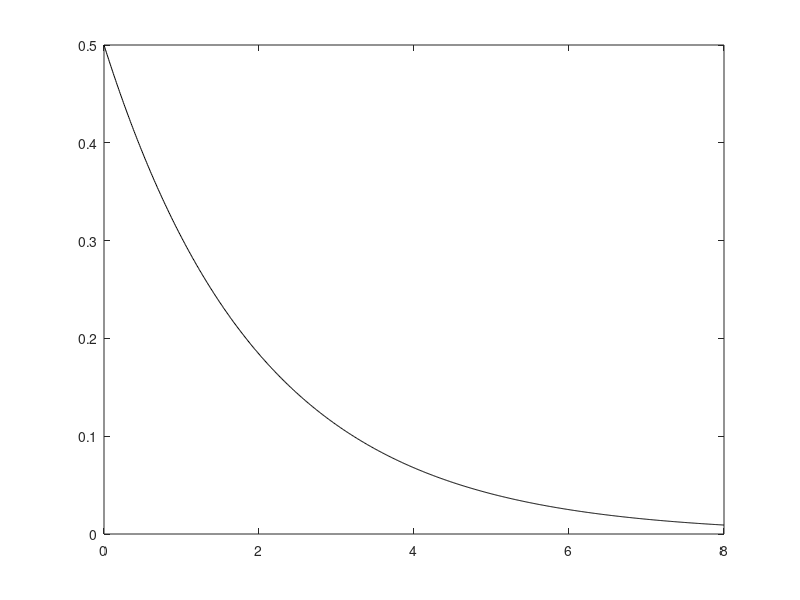
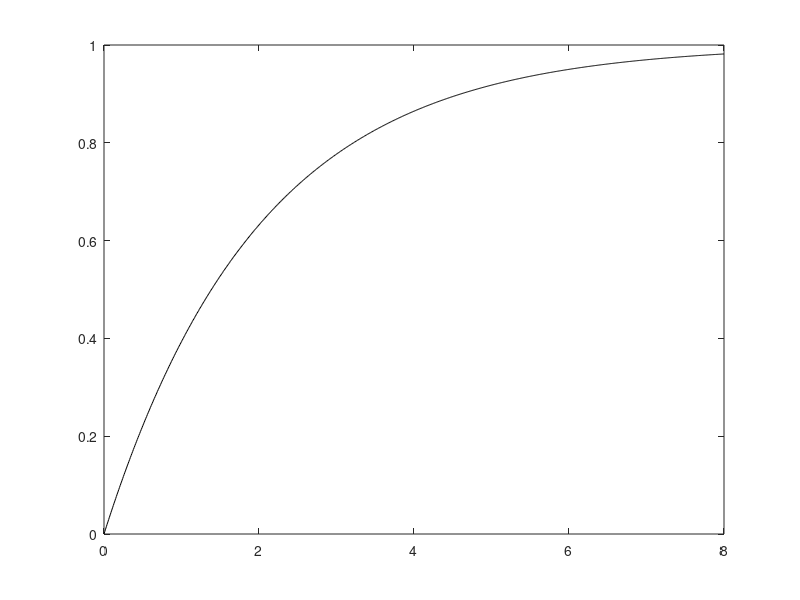
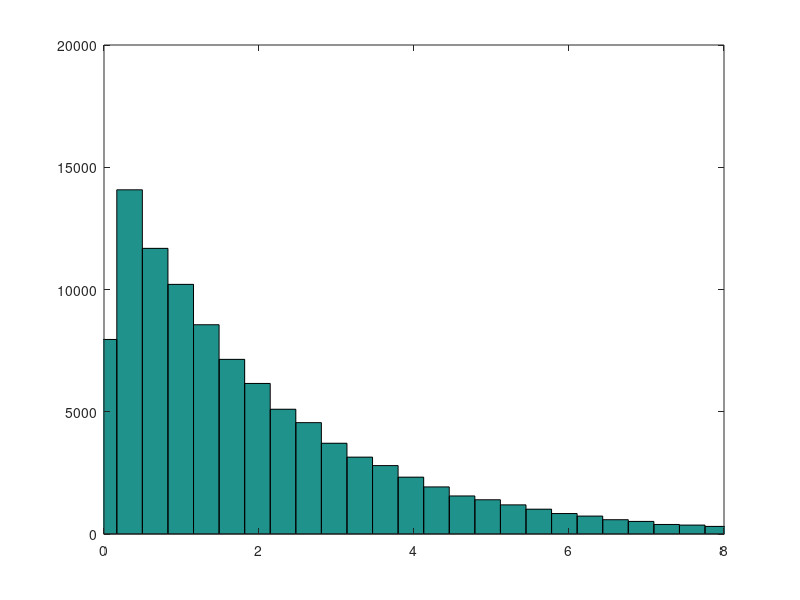
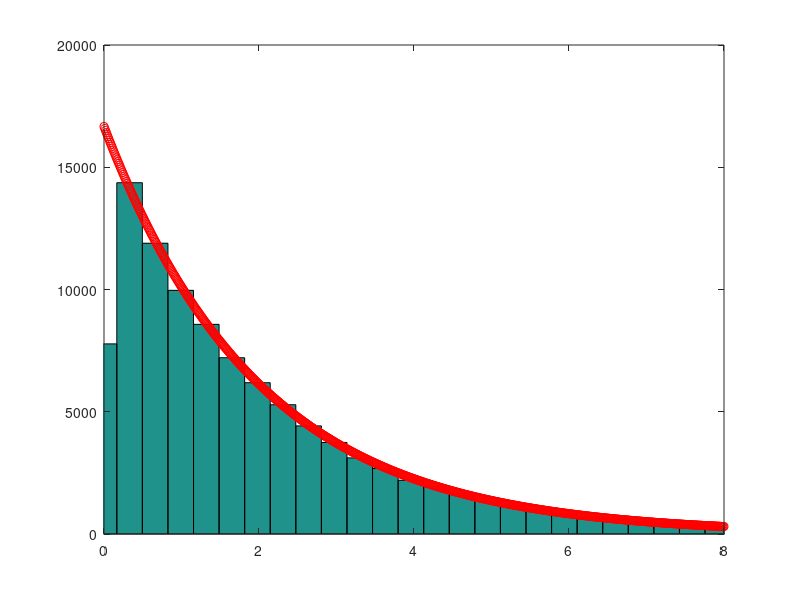

These charts were generated, in order, by the following MATLAB code: (Note: this script raises an error after producing the figures.)
% Ryan Jensen
% CSCI 373
% Prof. Sanft
% Homework 6

%% Problem 1.a
clc
xMin = 0;
xMax = 8;

x = xMin:.01:xMax;
y = exppdf(x, 2);

close ALL;
figure
plot(x,y, 'k-')

%% Problem 1.b
clc
xMin = 0;
xMax = 8;

x = xMin:.01:xMax;
y = expcdf(x, 2);

close ALL;
figure
plot(x,y, 'k-')

%% Problem 1.c
clc
xMin = 0;
xMax = 8;

h = exprnd(2, 10^5, 1);% Total Area: 10^5/3 ==> mult by 3/10^5
x = xMin:.01:xMax;
y = exppdf(x, 2);



close ALL;
figure
hist(h, 0:.33:15)
set(gca,'xlim',[xMin xMax])


%% Problem 1.d
clc
xMin = 0;
xMax = 8;

h = exprnd(2, 10^5, 1);% Total Area: 10^5/3 ==> mult by 3/10^5
x = xMin:.01:xMax;
% Unfortunetly due to the limitations of hist (mac 2013a version) I can only normalize by
% bringing the function up to the histogram's total area instead of the histogram 
% down to an area of 1. The internet said that one limitation of hist is 
% that normalizing had to be done manually.
y = (10^5/3)*exppdf(x, 2);



close ALL;
figure
hist(h, 0:.33:15)
set(gca,'xlim',[xMin xMax])
hold on;
plot(x,y,'ro')


%% Problem 1.e
% See: minRand.m

%% Problem 1.f
clc
xMin = 0;
xMax = 8;

h = minRand(10^5);% Total Area: 10^5/3 ==> mult by 3/10^5

m = mean(h);
fprintf('The mean of %f repititions was %f', 10^5, m);
x = xMin:.01:xMax;
% Unfortunetly due to the limitations of hist (mac 2013a version) I can only normalize by
% bringing the function up to the histogram's total area instead of the histogram 
% down to an area of 1. The internet said that one limitation of hist is 
% that normalizing had to be done manually.
y = (10^5/3)*exppdf(x, 1);



close ALL;
figure
hist(h, 0:.33:15)
set(gca,'xlim',[xMin xMax])
hold on;
plot(x,y,'ro')

%% Problem 1.g
% See atomDecay.m

%% Problem 1.h
clc
N = 25;
times = atomDecay(N, 1/2);

% append 0 to the times
close ALL;
figure
times = [0; times];
stairs(times,N:-1:0);
xlim([0 max(times)*1.1]);

